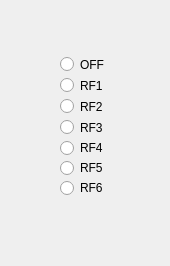
<?xml version="1.0" encoding="UTF-8"?>
<ui version="4.0">
 <class>Dialog</class>
 <widget class="QDialog" name="Dialog">
  <property name="geometry">
   <rect>
    <x>0</x>
    <y>0</y>
    <width>170</width>
    <height>266</height>
   </rect>
  </property>
  <property name="windowTitle">
   <string>Dialog</string>
  </property>
  <widget class="QRadioButton" name="radioButton_0">
   <property name="geometry">
    <rect>
     <x>60</x>
     <y>56</y>
     <width>54</width>
     <height>17</height>
    </rect>
   </property>
   <property name="text">
    <string>OFF</string>
   </property>
  </widget>
  <widget class="QRadioButton" name="radioButton_1">
   <property name="geometry">
    <rect>
     <x>60</x>
     <y>77</y>
     <width>54</width>
     <height>17</height>
    </rect>
   </property>
   <property name="text">
    <string>RF1</string>
   </property>
  </widget>
  <widget class="QRadioButton" name="radioButton_2">
   <property name="geometry">
    <rect>
     <x>60</x>
     <y>98</y>
     <width>54</width>
     <height>17</height>
    </rect>
   </property>
   <property name="text">
    <string>RF2</string>
   </property>
  </widget>
  <widget class="QRadioButton" name="radioButton_3">
   <property name="geometry">
    <rect>
     <x>60</x>
     <y>119</y>
     <width>54</width>
     <height>17</height>
    </rect>
   </property>
   <property name="text">
    <string>RF3</string>
   </property>
  </widget>
  <widget class="QRadioButton" name="radioButton_4">
   <property name="geometry">
    <rect>
     <x>60</x>
     <y>140</y>
     <width>54</width>
     <height>16</height>
    </rect>
   </property>
   <property name="text">
    <string>RF4</string>
   </property>
  </widget>
  <widget class="QRadioButton" name="radioButton_5">
   <property name="geometry">
    <rect>
     <x>60</x>
     <y>160</y>
     <width>54</width>
     <height>16</height>
    </rect>
   </property>
   <property name="text">
    <string>RF5</string>
   </property>
  </widget>
  <widget class="QRadioButton" name="radioButton_6">
   <property name="geometry">
    <rect>
     <x>60</x>
     <y>180</y>
     <width>54</width>
     <height>16</height>
    </rect>
   </property>
   <property name="text">
    <string>RF6</string>
   </property>
  </widget>
 </widget>
 <resources/>
 <connections/>
</ui>
